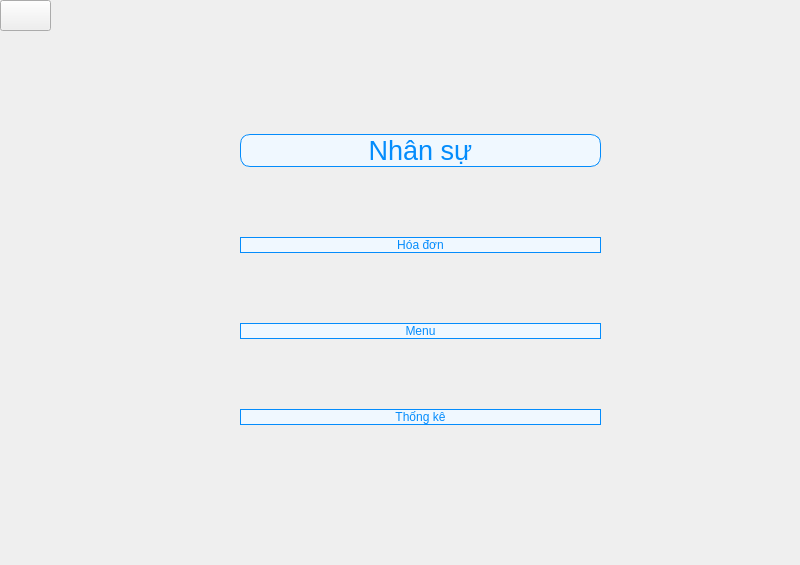
<?xml version="1.0" encoding="UTF-8"?>
<ui version="4.0">
 <class>MainWindow</class>
 <widget class="QMainWindow" name="MainWindow">
  <property name="geometry">
   <rect>
    <x>0</x>
    <y>0</y>
    <width>800</width>
    <height>565</height>
   </rect>
  </property>
  <property name="windowTitle">
   <string>Skibidi Water</string>
  </property>
  <property name="windowIcon">
   <iconset>
    <normaloff>../../../images/skibidi.png</normaloff>../../../images/skibidi.png</iconset>
  </property>
  <widget class="QWidget" name="centralwidget">
   <widget class="QWidget" name="verticalLayoutWidget">
    <property name="geometry">
     <rect>
      <x>240</x>
      <y>70</y>
      <width>361</width>
      <height>421</height>
     </rect>
    </property>
    <layout class="QVBoxLayout" name="verticalLayout">
     <item>
      <widget class="QPushButton" name="Nhansubutton">
       <property name="font">
        <font>
         <family>MS Shell Dlg 2</family>
         <pointsize>20</pointsize>
         <weight>9</weight>
         <italic>false</italic>
         <bold>false</bold>
        </font>
       </property>
       <property name="styleSheet">
        <string notr="true">QPushButton {
    /* Kiểu mặc định của nút */
background-color: #F0F8FF;
font: 75 20pt &quot;MS Shell Dlg 2&quot;;
color: #048cfc;
border-radius: 10px;
border: 1px solid #048cfc;
}

/* Khi di chuột qua nút */
QPushButton:hover {
	background-color: rgb(220, 236, 255);
}

/* Khi nhấn nút */
QPushButton:pressed {
background-color: rgb(197, 227, 255);
    /* Bạn có thể thay đổi màu chữ, viền... nếu muốn */
}</string>
       </property>
       <property name="text">
        <string>Nhân sự</string>
       </property>
      </widget>
     </item>
     <item>
      <widget class="QPushButton" name="Hoadonbutton">
       <property name="styleSheet">
        <string notr="true">QPushButton {
    /* Kiểu mặc định của nút */
background-color: #F0F8FF;
font: 75 20pt &quot;MS Shell Dlg 2&quot;;
color: #048cfc;
border-radius: 10px;
border: 1px solid #048cfc;
}

/* Khi di chuột qua nút */
QPushButton:hover {
	background-color: rgb(220, 236, 255);
}

/* Khi nhấn nút */
QPushButton:pressed {
background-color: rgb(197, 227, 255);
    /* Bạn có thể thay đổi màu chữ, viền... nếu muốn */
}</string>
       </property>
       <property name="text">
        <string>Hóa đơn</string>
       </property>
      </widget>
     </item>
     <item>
      <widget class="QPushButton" name="Menubutton">
       <property name="styleSheet">
        <string notr="true">QPushButton {
    /* Kiểu mặc định của nút */
background-color: #F0F8FF;
font: 75 20pt &quot;MS Shell Dlg 2&quot;;
color: #048cfc;
border-radius: 10px;
border: 1px solid #048cfc;
}

/* Khi di chuột qua nút */
QPushButton:hover {
	background-color: rgb(220, 236, 255);
}

/* Khi nhấn nút */
QPushButton:pressed {
background-color: rgb(197, 227, 255);
    /* Bạn có thể thay đổi màu chữ, viền... nếu muốn */
}</string>
       </property>
       <property name="text">
        <string>Menu</string>
       </property>
      </widget>
     </item>
     <item>
      <widget class="QPushButton" name="Thongkebutton">
       <property name="styleSheet">
        <string notr="true">QPushButton {
    /* Kiểu mặc định của nút */
background-color: #F0F8FF;
font: 75 20pt &quot;MS Shell Dlg 2&quot;;
color: #048cfc;
border-radius: 10px;
border: 1px solid #048cfc;
}

/* Khi di chuột qua nút */
QPushButton:hover {
	background-color: rgb(220, 236, 255);
}

/* Khi nhấn nút */
QPushButton:pressed {
background-color: rgb(197, 227, 255);
    /* Bạn có thể thay đổi màu chữ, viền... nếu muốn */
}</string>
       </property>
       <property name="text">
        <string>Thống kê</string>
       </property>
      </widget>
     </item>
    </layout>
   </widget>
   <widget class="QPushButton" name="backbutton">
    <property name="geometry">
     <rect>
      <x>0</x>
      <y>0</y>
      <width>51</width>
      <height>31</height>
     </rect>
    </property>
    <property name="text">
     <string/>
    </property>
    <property name="icon">
     <iconset>
      <normaloff>../../../images/back.png</normaloff>../../../images/back.png</iconset>
    </property>
   </widget>
   <widget class="QLabel" name="label">
    <property name="geometry">
     <rect>
      <x>0</x>
      <y>0</y>
      <width>811</width>
      <height>561</height>
     </rect>
    </property>
    <property name="text">
     <string/>
    </property>
    <property name="scaledContents">
     <bool>true</bool>
    </property>
   </widget>
   <zorder>label</zorder>
   <zorder>verticalLayoutWidget</zorder>
   <zorder>backbutton</zorder>
  </widget>
 </widget>
 <resources/>
 <connections/>
</ui>
